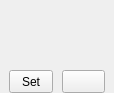
<?xml version="1.0" encoding="UTF-8"?>
<ui version="4.0">
 <class>AxesCurvesProfiles</class>
 <widget class="QWidget" name="AxesCurvesProfiles">
  <property name="geometry">
   <rect>
    <x>0</x>
    <y>0</y>
    <width>114</width>
    <height>93</height>
   </rect>
  </property>
  <property name="windowTitle">
   <string notr="true">Form</string>
  </property>
  <layout class="QVBoxLayout" name="verticalLayout" stretch="1,0">
   <property name="spacing">
    <number>0</number>
   </property>
   <property name="leftMargin">
    <number>0</number>
   </property>
   <property name="topMargin">
    <number>0</number>
   </property>
   <property name="rightMargin">
    <number>0</number>
   </property>
   <property name="bottomMargin">
    <number>0</number>
   </property>
   <item>
    <widget class="AxesCurvesButton" name="widget_Curve" native="true"/>
   </item>
   <item>
    <layout class="QHBoxLayout" name="layoutH">
     <property name="spacing">
      <number>9</number>
     </property>
     <property name="leftMargin">
      <number>9</number>
     </property>
     <property name="rightMargin">
      <number>9</number>
     </property>
     <item>
      <widget class="QToolButton" name="toolButton_Set">
       <property name="sizePolicy">
        <sizepolicy hsizetype="Preferred" vsizetype="Preferred">
         <horstretch>0</horstretch>
         <verstretch>0</verstretch>
        </sizepolicy>
       </property>
       <property name="toolTip">
        <string>Save the current curve to the selected profile</string>
       </property>
       <property name="text">
        <string>Set</string>
       </property>
      </widget>
     </item>
     <item>
      <widget class="QToolButton" name="toolButton_Reset">
       <property name="sizePolicy">
        <sizepolicy hsizetype="Preferred" vsizetype="Preferred">
         <horstretch>0</horstretch>
         <verstretch>0</verstretch>
        </sizepolicy>
       </property>
       <property name="toolTip">
        <string>Reset the selected profile to its default curve</string>
       </property>
       <property name="icon">
        <iconset resource="../../resources.qrc">
         <normaloff>:/Images/icons/lucide/rotate-ccw.svg</normaloff>:/Images/icons/lucide/rotate-ccw.svg</iconset>
       </property>
      </widget>
     </item>
    </layout>
   </item>
  </layout>
 </widget>
 <customwidgets>
  <customwidget>
   <class>AxesCurvesButton</class>
   <extends>QWidget</extends>
   <header>axescurvesbutton.h</header>
   <container>1</container>
  </customwidget>
 </customwidgets>
 <resources>
  <include location="../../resources.qrc"/>
 </resources>
 <connections/>
</ui>
